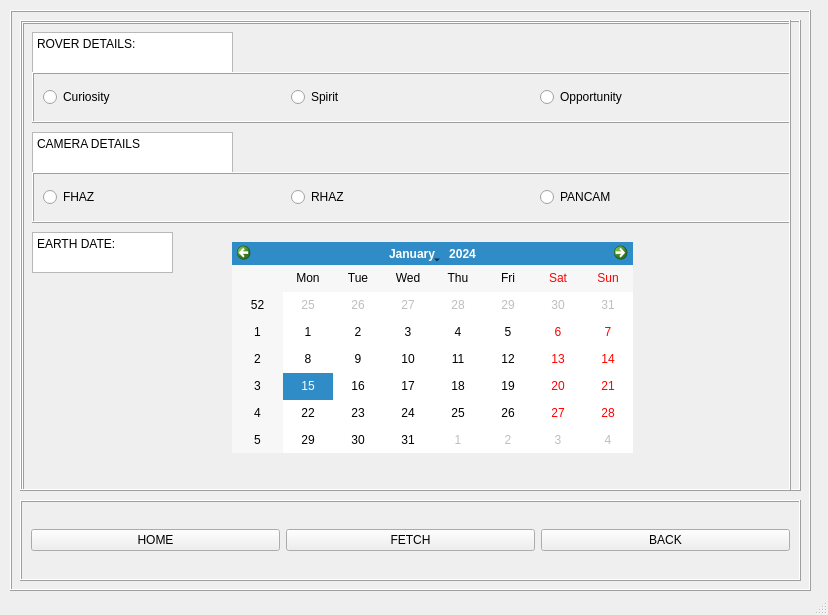
<?xml version="1.0" encoding="UTF-8"?>
<ui version="4.0">
 <class>MainWindow</class>
 <widget class="QMainWindow" name="MainWindow">
  <property name="geometry">
   <rect>
    <x>0</x>
    <y>0</y>
    <width>828</width>
    <height>615</height>
   </rect>
  </property>
  <property name="windowTitle">
   <string>MainWindow</string>
  </property>
  <property name="documentMode">
   <bool>false</bool>
  </property>
  <property name="tabShape">
   <enum>QTabWidget::Triangular</enum>
  </property>
  <widget class="QWidget" name="centralwidget">
   <widget class="QFrame" name="frame">
    <property name="geometry">
     <rect>
      <x>20</x>
      <y>500</y>
      <width>781</width>
      <height>81</height>
     </rect>
    </property>
    <property name="focusPolicy">
     <enum>Qt::NoFocus</enum>
    </property>
    <property name="toolTipDuration">
     <number>0</number>
    </property>
    <property name="frameShape">
     <enum>QFrame::Box</enum>
    </property>
    <property name="frameShadow">
     <enum>QFrame::Raised</enum>
    </property>
    <layout class="QHBoxLayout" name="horizontalLayout">
     <item>
      <widget class="QPushButton" name="pushButton_8">
       <property name="styleSheet">
        <string notr="true">font: 14pt &quot;MS Shell Dlg 2&quot;;</string>
       </property>
       <property name="text">
        <string>HOME</string>
       </property>
      </widget>
     </item>
     <item>
      <widget class="QPushButton" name="pushButton">
       <property name="styleSheet">
        <string notr="true">font: 14pt &quot;MS Shell Dlg 2&quot;;</string>
       </property>
       <property name="text">
        <string>FETCH</string>
       </property>
      </widget>
     </item>
     <item>
      <widget class="QPushButton" name="pushButton_2">
       <property name="styleSheet">
        <string notr="true">font: 14pt &quot;MS Shell Dlg 2&quot;;</string>
       </property>
       <property name="text">
        <string>BACK</string>
       </property>
      </widget>
     </item>
    </layout>
   </widget>
   <widget class="QFrame" name="frame_2">
    <property name="geometry">
     <rect>
      <x>10</x>
      <y>10</y>
      <width>801</width>
      <height>581</height>
     </rect>
    </property>
    <property name="frameShape">
     <enum>QFrame::Box</enum>
    </property>
    <property name="frameShadow">
     <enum>QFrame::Raised</enum>
    </property>
    <widget class="QStackedWidget" name="stackedWidget">
     <property name="geometry">
      <rect>
       <x>10</x>
       <y>10</y>
       <width>771</width>
       <height>471</height>
      </rect>
     </property>
     <property name="minimumSize">
      <size>
       <width>8</width>
       <height>0</height>
      </size>
     </property>
     <property name="frameShape">
      <enum>QFrame::Box</enum>
     </property>
     <property name="frameShadow">
      <enum>QFrame::Raised</enum>
     </property>
     <property name="currentIndex">
      <number>0</number>
     </property>
     <widget class="QWidget" name="page">
      <widget class="QFrame" name="frame_3">
       <property name="geometry">
        <rect>
         <x>0</x>
         <y>0</y>
         <width>781</width>
         <height>471</height>
        </rect>
       </property>
       <property name="frameShape">
        <enum>QFrame::Box</enum>
       </property>
       <property name="frameShadow">
        <enum>QFrame::Raised</enum>
       </property>
       <widget class="QPlainTextEdit" name="plainTextEdit">
        <property name="geometry">
         <rect>
          <x>10</x>
          <y>10</y>
          <width>201</width>
          <height>41</height>
         </rect>
        </property>
        <property name="styleSheet">
         <string notr="true">font: 12pt &quot;MS Shell Dlg 2&quot;;</string>
        </property>
        <property name="plainText">
         <string>ROVER DETAILS:</string>
        </property>
       </widget>
       <widget class="QFrame" name="frame_4">
        <property name="geometry">
         <rect>
          <x>10</x>
          <y>50</y>
          <width>761</width>
          <height>51</height>
         </rect>
        </property>
        <property name="frameShape">
         <enum>QFrame::Box</enum>
        </property>
        <property name="frameShadow">
         <enum>QFrame::Raised</enum>
        </property>
        <layout class="QHBoxLayout" name="horizontalLayout_2">
         <item>
          <widget class="QRadioButton" name="radioButton_2">
           <property name="text">
            <string>Curiosity</string>
           </property>
          </widget>
         </item>
         <item>
          <widget class="QRadioButton" name="radioButton">
           <property name="text">
            <string>Spirit</string>
           </property>
          </widget>
         </item>
         <item>
          <widget class="QRadioButton" name="radioButton_3">
           <property name="text">
            <string>Opportunity</string>
           </property>
          </widget>
         </item>
        </layout>
       </widget>
       <widget class="QPlainTextEdit" name="plainTextEdit_2">
        <property name="geometry">
         <rect>
          <x>10</x>
          <y>110</y>
          <width>201</width>
          <height>41</height>
         </rect>
        </property>
        <property name="styleSheet">
         <string notr="true">font: 12pt &quot;MS Shell Dlg 2&quot;;</string>
        </property>
        <property name="plainText">
         <string>CAMERA DETAILS</string>
        </property>
       </widget>
       <widget class="QFrame" name="frame_5">
        <property name="geometry">
         <rect>
          <x>10</x>
          <y>150</y>
          <width>761</width>
          <height>51</height>
         </rect>
        </property>
        <property name="frameShape">
         <enum>QFrame::Box</enum>
        </property>
        <property name="frameShadow">
         <enum>QFrame::Raised</enum>
        </property>
        <layout class="QHBoxLayout" name="horizontalLayout_3">
         <item>
          <widget class="QRadioButton" name="radioButton_4">
           <property name="text">
            <string>FHAZ</string>
           </property>
          </widget>
         </item>
         <item>
          <widget class="QRadioButton" name="radioButton_5">
           <property name="text">
            <string>RHAZ</string>
           </property>
          </widget>
         </item>
         <item>
          <widget class="QRadioButton" name="radioButton_6">
           <property name="text">
            <string>PANCAM</string>
           </property>
          </widget>
         </item>
        </layout>
       </widget>
       <widget class="QPlainTextEdit" name="plainTextEdit_3">
        <property name="geometry">
         <rect>
          <x>10</x>
          <y>210</y>
          <width>141</width>
          <height>41</height>
         </rect>
        </property>
        <property name="styleSheet">
         <string notr="true">font: 12pt &quot;MS Shell Dlg 2&quot;;</string>
        </property>
        <property name="plainText">
         <string>EARTH DATE:</string>
        </property>
       </widget>
       <widget class="QCalendarWidget" name="calendarWidget">
        <property name="geometry">
         <rect>
          <x>210</x>
          <y>220</y>
          <width>401</width>
          <height>211</height>
         </rect>
        </property>
       </widget>
      </widget>
     </widget>
     <widget class="QWidget" name="page_2">
      <widget class="QFrame" name="frame_7">
       <property name="geometry">
        <rect>
         <x>170</x>
         <y>10</y>
         <width>375</width>
         <height>321</height>
        </rect>
       </property>
       <property name="frameShape">
        <enum>QFrame::Box</enum>
       </property>
       <property name="frameShadow">
        <enum>QFrame::Raised</enum>
       </property>
      </widget>
      <widget class="QFrame" name="frame_8">
       <property name="geometry">
        <rect>
         <x>10</x>
         <y>349</y>
         <width>751</width>
         <height>111</height>
        </rect>
       </property>
       <property name="cursor">
        <cursorShape>ArrowCursor</cursorShape>
       </property>
       <property name="frameShape">
        <enum>QFrame::Box</enum>
       </property>
       <property name="frameShadow">
        <enum>QFrame::Raised</enum>
       </property>
       <layout class="QVBoxLayout" name="verticalLayout">
        <item>
         <widget class="QFrame" name="frame_9">
          <property name="frameShape">
           <enum>QFrame::Box</enum>
          </property>
          <property name="frameShadow">
           <enum>QFrame::Raised</enum>
          </property>
          <layout class="QHBoxLayout" name="horizontalLayout_4">
           <item>
            <widget class="QPushButton" name="pushButton_4">
             <property name="text">
              <string>&lt;PREV</string>
             </property>
            </widget>
           </item>
           <item>
            <widget class="QPushButton" name="pushButton_3">
             <property name="text">
              <string>NEXT&gt;</string>
             </property>
            </widget>
           </item>
          </layout>
         </widget>
        </item>
        <item>
         <widget class="QPushButton" name="pushButton_5">
          <property name="text">
           <string>SEND MAIL</string>
          </property>
         </widget>
        </item>
       </layout>
      </widget>
     </widget>
     <widget class="QWidget" name="page_3">
      <widget class="QFrame" name="frame_10">
       <property name="geometry">
        <rect>
         <x>10</x>
         <y>10</y>
         <width>751</width>
         <height>441</height>
        </rect>
       </property>
       <property name="frameShape">
        <enum>QFrame::Box</enum>
       </property>
       <property name="frameShadow">
        <enum>QFrame::Raised</enum>
       </property>
       <widget class="QFrame" name="frame_11">
        <property name="geometry">
         <rect>
          <x>10</x>
          <y>100</y>
          <width>731</width>
          <height>91</height>
         </rect>
        </property>
        <property name="frameShape">
         <enum>QFrame::Box</enum>
        </property>
        <property name="frameShadow">
         <enum>QFrame::Raised</enum>
        </property>
        <property name="lineWidth">
         <number>1</number>
        </property>
        <layout class="QVBoxLayout" name="verticalLayout_2">
         <item>
          <widget class="QLineEdit" name="lineEdit_2">
           <property name="styleSheet">
            <string notr="true">font: 14pt &quot;MS Shell Dlg 2&quot;;</string>
           </property>
           <property name="text">
            <string>Body:</string>
           </property>
          </widget>
         </item>
        </layout>
       </widget>
       <widget class="QFrame" name="frame_12">
        <property name="geometry">
         <rect>
          <x>10</x>
          <y>10</y>
          <width>731</width>
          <height>81</height>
         </rect>
        </property>
        <property name="frameShape">
         <enum>QFrame::Box</enum>
        </property>
        <property name="frameShadow">
         <enum>QFrame::Raised</enum>
        </property>
        <property name="lineWidth">
         <number>1</number>
        </property>
        <layout class="QHBoxLayout" name="horizontalLayout_6">
         <item>
          <widget class="QLineEdit" name="lineEdit">
           <property name="styleSheet">
            <string notr="true">font: 14pt &quot;MS Shell Dlg 2&quot;;</string>
           </property>
           <property name="text">
            <string>Sub:</string>
           </property>
          </widget>
         </item>
        </layout>
       </widget>
       <widget class="QPushButton" name="pushButton_6">
        <property name="geometry">
         <rect>
          <x>270</x>
          <y>390</y>
          <width>181</width>
          <height>41</height>
         </rect>
        </property>
        <property name="styleSheet">
         <string notr="true">font: 14pt &quot;MS Shell Dlg 2&quot;;</string>
        </property>
        <property name="text">
         <string>SEND MAIL</string>
        </property>
       </widget>
       <widget class="QLineEdit" name="lineEdit_3">
        <property name="geometry">
         <rect>
          <x>10</x>
          <y>200</y>
          <width>621</width>
          <height>91</height>
         </rect>
        </property>
        <property name="styleSheet">
         <string notr="true">font: 12pt &quot;MS Shell Dlg 2&quot;;</string>
        </property>
        <property name="text">
         <string>Add recipients: example@example.com, example1@example.com</string>
        </property>
       </widget>
      </widget>
     </widget>
    </widget>
    <widget class="QFrame" name="frame_6">
     <property name="geometry">
      <rect>
       <x>10</x>
       <y>10</y>
       <width>781</width>
       <height>471</height>
      </rect>
     </property>
     <property name="frameShape">
      <enum>QFrame::Box</enum>
     </property>
     <property name="frameShadow">
      <enum>QFrame::Raised</enum>
     </property>
    </widget>
    <zorder>frame_6</zorder>
    <zorder>stackedWidget</zorder>
   </widget>
   <zorder>frame_2</zorder>
   <zorder>frame</zorder>
  </widget>
  <widget class="QStatusBar" name="statusbar"/>
 </widget>
 <resources/>
 <connections/>
</ui>
